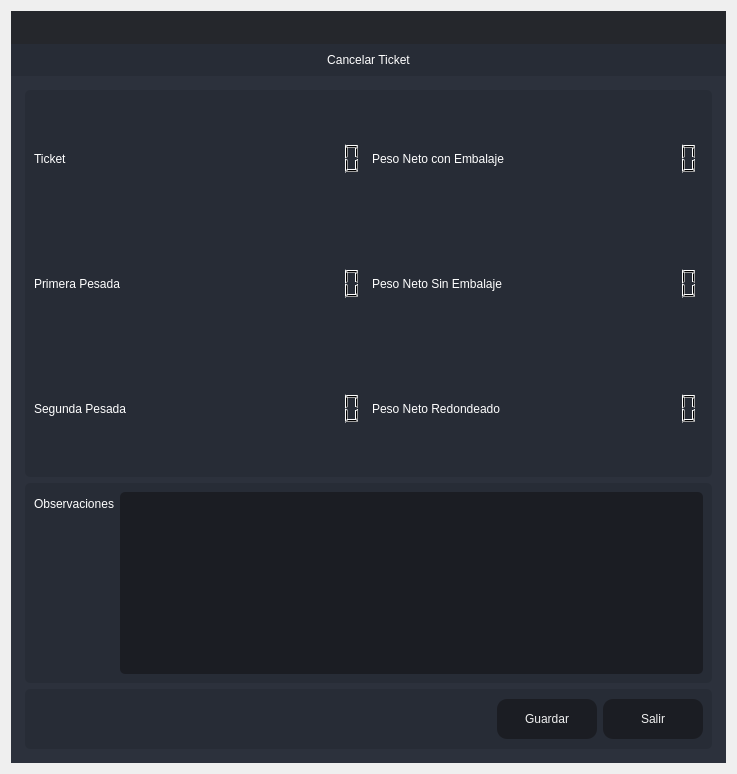
<?xml version="1.0" encoding="UTF-8"?>
<ui version="4.0">
 <class>Destare</class>
 <widget class="QDialog" name="Destare">
  <property name="windowModality">
   <enum>Qt::ApplicationModal</enum>
  </property>
  <property name="geometry">
   <rect>
    <x>0</x>
    <y>0</y>
    <width>737</width>
    <height>774</height>
   </rect>
  </property>
  <property name="minimumSize">
   <size>
    <width>737</width>
    <height>774</height>
   </size>
  </property>
  <property name="maximumSize">
   <size>
    <width>737</width>
    <height>774</height>
   </size>
  </property>
  <property name="windowTitle">
   <string>Cancelar Ticket</string>
  </property>
  <property name="windowIcon">
   <iconset resource="files.qrc">
    <normaloff>:/16x16/icons/16x16/logo.png</normaloff>:/16x16/icons/16x16/logo.png</iconset>
  </property>
  <layout class="QVBoxLayout" name="verticalLayout_6">
   <item>
    <widget class="QFrame" name="frame_main">
     <property name="styleSheet">
      <string notr="true">/* LINE EDIT */
QLineEdit {
	background-color: rgb(27, 29, 35);
	border-radius: 5px;
	border: 2px solid rgb(27, 29, 35);
	padding-left: 10px;
}
QLineEdit:hover {
	border: 2px solid rgb(64, 71, 88);
}
QLineEdit:focus {
	border: 2px solid rgb(91, 101, 124);
}

/* SCROLL BARS */
QScrollBar:horizontal {
    border: none;
    background: rgb(52, 59, 72);
    height: 14px;
    margin: 0px 21px 0 21px;
	border-radius: 0px;
}
QScrollBar::handle:horizontal {
    background: rgb(85, 170, 255);
    min-width: 25px;
	border-radius: 7px
}
QScrollBar::add-line:horizontal {
    border: none;
    background: rgb(55, 63, 77);
    width: 20px;
	border-top-right-radius: 7px;
    border-bottom-right-radius: 7px;
    subcontrol-position: right;
    subcontrol-origin: margin;
}
QScrollBar::sub-line:horizontal {
    border: none;
    background: rgb(55, 63, 77);
    width: 20px;
	border-top-left-radius: 7px;
    border-bottom-left-radius: 7px;
    subcontrol-position: left;
    subcontrol-origin: margin;
}
QScrollBar::up-arrow:horizontal, QScrollBar::down-arrow:horizontal
{
     background: none;
}
QScrollBar::add-page:horizontal, QScrollBar::sub-page:horizontal
{
     background: none;
}
 QScrollBar:vertical {
	border: none;
    background: rgb(52, 59, 72);
    width: 14px;
    margin: 21px 0 21px 0;
	border-radius: 0px;
 }
 QScrollBar::handle:vertical {	
	background: rgb(85, 170, 255);
    min-height: 25px;
	border-radius: 7px
 }
 QScrollBar::add-line:vertical {
     border: none;
    background: rgb(55, 63, 77);
     height: 20px;
	border-bottom-left-radius: 7px;
    border-bottom-right-radius: 7px;
     subcontrol-position: bottom;
     subcontrol-origin: margin;
 }
 QScrollBar::sub-line:vertical {
	border: none;
    background: rgb(55, 63, 77);
     height: 20px;
	border-top-left-radius: 7px;
    border-top-right-radius: 7px;
     subcontrol-position: top;
     subcontrol-origin: margin;
 }
 QScrollBar::up-arrow:vertical, QScrollBar::down-arrow:vertical {
     background: none;
 }

 QScrollBar::add-page:vertical, QScrollBar::sub-page:vertical {
     background: none;
 }

/* CHECKBOX */
QCheckBox::indicator {
    border: 3px solid rgb(52, 59, 72);
	width: 15px;
	height: 15px;
	border-radius: 10px;
    background: rgb(44, 49, 60);
}
QCheckBox::indicator:hover {
    border: 3px solid rgb(58, 66, 81);
}
QCheckBox::indicator:checked {
    background: 3px solid rgb(52, 59, 72);
	border: 3px solid rgb(52, 59, 72);	
	background-image: url(:/16x16/icons/16x16/cil-check-alt.png);
}

/* RADIO BUTTON */
QRadioButton::indicator {
    border: 3px solid rgb(52, 59, 72);
	width: 15px;
	height: 15px;
	border-radius: 10px;
    background: rgb(44, 49, 60);
}
QRadioButton::indicator:hover {
    border: 3px solid rgb(58, 66, 81);
}
QRadioButton::indicator:checked {
    background: 3px solid rgb(94, 106, 130);
	border: 3px solid rgb(52, 59, 72);	
}

/* COMBOBOX */
QComboBox{
	background-color: rgb(27, 29, 35);
	border-radius: 5px;
	border: 2px solid rgb(27, 29, 35);
	padding: 5px;
	padding-left: 10px;
}
QComboBox:hover{
	border: 2px solid rgb(64, 71, 88);
}
QComboBox::drop-down {
	subcontrol-origin: padding;
	subcontrol-position: top right;
	width: 25px; 
	border-left-width: 3px;
	border-left-color: rgba(39, 44, 54, 150);
	border-left-style: solid;
	border-top-right-radius: 3px;
	border-bottom-right-radius: 3px;	
	background-image: url(:/16x16/icons/16x16/cil-arrow-bottom.png);
	background-position: center;
	background-repeat: no-reperat;
 }
QComboBox QAbstractItemView {
	color: rgb(85, 170, 255);	
	background-color: rgb(27, 29, 35);
	padding: 10px;
	selection-background-color: rgb(39, 44, 54);
}

/* SLIDERS */
QSlider::groove:horizontal {
    border-radius: 9px;
    height: 18px;
	margin: 0px;
	background-color: rgb(52, 59, 72);
}
QSlider::groove:horizontal:hover {
	background-color: rgb(55, 62, 76);
}
QSlider::handle:horizontal {
    background-color: rgb(85, 170, 255);
    border: none;
    height: 18px;
    width: 18px;
    margin: 0px;
	border-radius: 9px;
}
QSlider::handle:horizontal:hover {
    background-color: rgb(105, 180, 255);
}
QSlider::handle:horizontal:pressed {
    background-color: rgb(65, 130, 195);
}

QSlider::groove:vertical {
    border-radius: 9px;
    width: 18px;
    margin: 0px;
	background-color: rgb(52, 59, 72);
}
QSlider::groove:vertical:hover {
	background-color: rgb(55, 62, 76);
}
QSlider::handle:vertical {
    background-color: rgb(85, 170, 255);
	border: none;
    height: 18px;
    width: 18px;
    margin: 0px;
	border-radius: 9px;
}
QSlider::handle:vertical:hover {
    background-color: rgb(105, 180, 255);
}
QSlider::handle:vertical:pressed {
    background-color: rgb(65, 130, 195);
}

</string>
     </property>
     <property name="frameShape">
      <enum>QFrame::NoFrame</enum>
     </property>
     <property name="frameShadow">
      <enum>QFrame::Raised</enum>
     </property>
     <layout class="QVBoxLayout" name="verticalLayout">
      <property name="spacing">
       <number>0</number>
      </property>
      <property name="leftMargin">
       <number>0</number>
      </property>
      <property name="topMargin">
       <number>0</number>
      </property>
      <property name="rightMargin">
       <number>0</number>
      </property>
      <property name="bottomMargin">
       <number>0</number>
      </property>
      <item>
       <widget class="QFrame" name="frame_top">
        <property name="minimumSize">
         <size>
          <width>0</width>
          <height>65</height>
         </size>
        </property>
        <property name="maximumSize">
         <size>
          <width>16777215</width>
          <height>65</height>
         </size>
        </property>
        <property name="styleSheet">
         <string notr="true">background-color: transparent;</string>
        </property>
        <property name="frameShape">
         <enum>QFrame::NoFrame</enum>
        </property>
        <property name="frameShadow">
         <enum>QFrame::Raised</enum>
        </property>
        <layout class="QHBoxLayout" name="horizontalLayout_3">
         <property name="spacing">
          <number>0</number>
         </property>
         <property name="leftMargin">
          <number>0</number>
         </property>
         <property name="topMargin">
          <number>0</number>
         </property>
         <property name="rightMargin">
          <number>0</number>
         </property>
         <property name="bottomMargin">
          <number>0</number>
         </property>
         <item>
          <widget class="QFrame" name="frame_toggle">
           <property name="maximumSize">
            <size>
             <width>70</width>
             <height>16777215</height>
            </size>
           </property>
           <property name="styleSheet">
            <string notr="true">background-color: rgb(27, 29, 35);</string>
           </property>
           <property name="frameShape">
            <enum>QFrame::NoFrame</enum>
           </property>
           <property name="frameShadow">
            <enum>QFrame::Raised</enum>
           </property>
           <layout class="QVBoxLayout" name="verticalLayout_3">
            <property name="spacing">
             <number>0</number>
            </property>
            <property name="leftMargin">
             <number>0</number>
            </property>
            <property name="topMargin">
             <number>0</number>
            </property>
            <property name="rightMargin">
             <number>0</number>
            </property>
            <property name="bottomMargin">
             <number>0</number>
            </property>
           </layout>
          </widget>
         </item>
         <item>
          <widget class="QFrame" name="frame_top_right">
           <property name="styleSheet">
            <string notr="true">background: transparent;</string>
           </property>
           <property name="frameShape">
            <enum>QFrame::NoFrame</enum>
           </property>
           <property name="frameShadow">
            <enum>QFrame::Raised</enum>
           </property>
           <layout class="QVBoxLayout" name="verticalLayout_2">
            <property name="spacing">
             <number>0</number>
            </property>
            <property name="leftMargin">
             <number>0</number>
            </property>
            <property name="topMargin">
             <number>0</number>
            </property>
            <property name="rightMargin">
             <number>0</number>
            </property>
            <property name="bottomMargin">
             <number>0</number>
            </property>
            <item>
             <widget class="QFrame" name="frame_top_btns">
              <property name="maximumSize">
               <size>
                <width>16777215</width>
                <height>42</height>
               </size>
              </property>
              <property name="styleSheet">
               <string notr="true">background-color: rgba(27, 29, 35, 200)</string>
              </property>
              <property name="frameShape">
               <enum>QFrame::NoFrame</enum>
              </property>
              <property name="frameShadow">
               <enum>QFrame::Raised</enum>
              </property>
              <layout class="QHBoxLayout" name="horizontalLayout_4">
               <property name="spacing">
                <number>0</number>
               </property>
               <property name="leftMargin">
                <number>0</number>
               </property>
               <property name="topMargin">
                <number>0</number>
               </property>
               <property name="rightMargin">
                <number>0</number>
               </property>
               <property name="bottomMargin">
                <number>0</number>
               </property>
               <item>
                <widget class="QFrame" name="frame_label_top_btns">
                 <property name="sizePolicy">
                  <sizepolicy hsizetype="Expanding" vsizetype="Preferred">
                   <horstretch>0</horstretch>
                   <verstretch>0</verstretch>
                  </sizepolicy>
                 </property>
                 <property name="frameShape">
                  <enum>QFrame::NoFrame</enum>
                 </property>
                 <property name="frameShadow">
                  <enum>QFrame::Raised</enum>
                 </property>
                 <layout class="QHBoxLayout" name="horizontalLayout_10">
                  <property name="spacing">
                   <number>0</number>
                  </property>
                  <property name="leftMargin">
                   <number>5</number>
                  </property>
                  <property name="topMargin">
                   <number>0</number>
                  </property>
                  <property name="rightMargin">
                   <number>10</number>
                  </property>
                  <property name="bottomMargin">
                   <number>0</number>
                  </property>
                 </layout>
                </widget>
               </item>
               <item alignment="Qt::AlignRight">
                <widget class="QFrame" name="frame_btns_right">
                 <property name="sizePolicy">
                  <sizepolicy hsizetype="Expanding" vsizetype="Preferred">
                   <horstretch>0</horstretch>
                   <verstretch>0</verstretch>
                  </sizepolicy>
                 </property>
                 <property name="maximumSize">
                  <size>
                   <width>120</width>
                   <height>16777215</height>
                  </size>
                 </property>
                 <property name="frameShape">
                  <enum>QFrame::NoFrame</enum>
                 </property>
                 <property name="frameShadow">
                  <enum>QFrame::Raised</enum>
                 </property>
                 <layout class="QHBoxLayout" name="horizontalLayout_5">
                  <property name="spacing">
                   <number>0</number>
                  </property>
                  <property name="leftMargin">
                   <number>0</number>
                  </property>
                  <property name="topMargin">
                   <number>0</number>
                  </property>
                  <property name="rightMargin">
                   <number>0</number>
                  </property>
                  <property name="bottomMargin">
                   <number>0</number>
                  </property>
                 </layout>
                </widget>
               </item>
              </layout>
             </widget>
            </item>
            <item>
             <widget class="QFrame" name="frame_top_info">
              <property name="maximumSize">
               <size>
                <width>16777215</width>
                <height>65</height>
               </size>
              </property>
              <property name="styleSheet">
               <string notr="true">background-color: rgb(39, 44, 54);</string>
              </property>
              <property name="frameShape">
               <enum>QFrame::NoFrame</enum>
              </property>
              <property name="frameShadow">
               <enum>QFrame::Raised</enum>
              </property>
              <layout class="QHBoxLayout" name="horizontalLayout_8">
               <property name="spacing">
                <number>0</number>
               </property>
               <property name="leftMargin">
                <number>10</number>
               </property>
               <property name="topMargin">
                <number>0</number>
               </property>
               <property name="rightMargin">
                <number>10</number>
               </property>
               <property name="bottomMargin">
                <number>0</number>
               </property>
               <item>
                <widget class="QLabel" name="label">
                 <property name="styleSheet">
                  <string notr="true">font: 75 16pt &quot;MS Shell Dlg 2&quot;;
color: rgb(255, 255, 255);</string>
                 </property>
                 <property name="text">
                  <string>Cancelar Ticket</string>
                 </property>
                 <property name="alignment">
                  <set>Qt::AlignCenter</set>
                 </property>
                </widget>
               </item>
              </layout>
             </widget>
            </item>
           </layout>
          </widget>
         </item>
        </layout>
       </widget>
      </item>
      <item>
       <widget class="QFrame" name="frame_center">
        <property name="sizePolicy">
         <sizepolicy hsizetype="Expanding" vsizetype="Expanding">
          <horstretch>0</horstretch>
          <verstretch>0</verstretch>
         </sizepolicy>
        </property>
        <property name="styleSheet">
         <string notr="true">background-color: rgb(40, 44, 52);</string>
        </property>
        <property name="frameShape">
         <enum>QFrame::NoFrame</enum>
        </property>
        <property name="frameShadow">
         <enum>QFrame::Raised</enum>
        </property>
        <layout class="QHBoxLayout" name="horizontalLayout_2">
         <property name="spacing">
          <number>0</number>
         </property>
         <property name="leftMargin">
          <number>0</number>
         </property>
         <property name="topMargin">
          <number>0</number>
         </property>
         <property name="rightMargin">
          <number>0</number>
         </property>
         <property name="bottomMargin">
          <number>0</number>
         </property>
         <item>
          <widget class="QFrame" name="frame_content_right">
           <property name="styleSheet">
            <string notr="true">background-color: rgb(44, 49, 60);</string>
           </property>
           <property name="frameShape">
            <enum>QFrame::NoFrame</enum>
           </property>
           <property name="frameShadow">
            <enum>QFrame::Raised</enum>
           </property>
           <layout class="QVBoxLayout" name="verticalLayout_4">
            <property name="spacing">
             <number>0</number>
            </property>
            <property name="leftMargin">
             <number>0</number>
            </property>
            <property name="topMargin">
             <number>0</number>
            </property>
            <property name="rightMargin">
             <number>0</number>
            </property>
            <property name="bottomMargin">
             <number>0</number>
            </property>
            <item>
             <widget class="QFrame" name="frame_content">
              <property name="frameShape">
               <enum>QFrame::NoFrame</enum>
              </property>
              <property name="frameShadow">
               <enum>QFrame::Raised</enum>
              </property>
              <layout class="QVBoxLayout" name="verticalLayout_9">
               <property name="spacing">
                <number>0</number>
               </property>
               <property name="leftMargin">
                <number>5</number>
               </property>
               <property name="topMargin">
                <number>5</number>
               </property>
               <property name="rightMargin">
                <number>5</number>
               </property>
               <property name="bottomMargin">
                <number>5</number>
               </property>
               <item>
                <widget class="QStackedWidget" name="stackedWidget">
                 <property name="styleSheet">
                  <string notr="true">background: transparent;</string>
                 </property>
                 <property name="currentIndex">
                  <number>0</number>
                 </property>
                 <widget class="QWidget" name="page_home">
                  <layout class="QVBoxLayout" name="verticalLayout_10">
                   <item>
                    <widget class="QFrame" name="frame">
                     <property name="minimumSize">
                      <size>
                       <width>0</width>
                       <height>0</height>
                      </size>
                     </property>
                     <property name="maximumSize">
                      <size>
                       <width>16777215</width>
                       <height>16777215</height>
                      </size>
                     </property>
                     <property name="styleSheet">
                      <string notr="true">background-color: rgb(39, 44, 54);
border-radius: 5px;</string>
                     </property>
                     <property name="frameShape">
                      <enum>QFrame::StyledPanel</enum>
                     </property>
                     <property name="frameShadow">
                      <enum>QFrame::Raised</enum>
                     </property>
                     <layout class="QHBoxLayout" name="horizontalLayout_6">
                      <item>
                       <layout class="QGridLayout" name="gridLayout_2">
                        <item row="1" column="2">
                         <widget class="QLabel" name="label_5">
                          <property name="styleSheet">
                           <string notr="true">color: rgb(255, 255, 255);</string>
                          </property>
                          <property name="text">
                           <string>Peso Neto Sin Embalaje</string>
                          </property>
                         </widget>
                        </item>
                        <item row="1" column="1">
                         <widget class="QLCDNumber" name="lcdNumber_3">
                          <property name="digitCount">
                           <number>10</number>
                          </property>
                         </widget>
                        </item>
                        <item row="1" column="3">
                         <widget class="QLCDNumber" name="lcdNumber_4">
                          <property name="digitCount">
                           <number>10</number>
                          </property>
                         </widget>
                        </item>
                        <item row="0" column="3">
                         <widget class="QLCDNumber" name="lcdNumber_1">
                          <property name="digitCount">
                           <number>10</number>
                          </property>
                         </widget>
                        </item>
                        <item row="2" column="3">
                         <widget class="QLCDNumber" name="lcdNumber_6">
                          <property name="digitCount">
                           <number>10</number>
                          </property>
                         </widget>
                        </item>
                        <item row="0" column="0">
                         <widget class="QLabel" name="label_2">
                          <property name="styleSheet">
                           <string notr="true">color: rgb(255, 255, 255);</string>
                          </property>
                          <property name="text">
                           <string>Ticket</string>
                          </property>
                         </widget>
                        </item>
                        <item row="1" column="0">
                         <widget class="QLabel" name="label_4">
                          <property name="styleSheet">
                           <string notr="true">color: rgb(255, 255, 255);</string>
                          </property>
                          <property name="text">
                           <string>Primera Pesada</string>
                          </property>
                         </widget>
                        </item>
                        <item row="0" column="1">
                         <widget class="QLCDNumber" name="lcdNumber_9">
                          <property name="digitCount">
                           <number>10</number>
                          </property>
                         </widget>
                        </item>
                        <item row="2" column="0">
                         <widget class="QLabel" name="label_6">
                          <property name="styleSheet">
                           <string notr="true">color: rgb(255, 255, 255);</string>
                          </property>
                          <property name="text">
                           <string>Segunda Pesada</string>
                          </property>
                         </widget>
                        </item>
                        <item row="0" column="2">
                         <widget class="QLabel" name="label_3">
                          <property name="styleSheet">
                           <string notr="true">color: rgb(255, 255, 255);</string>
                          </property>
                          <property name="text">
                           <string>Peso Neto con Embalaje</string>
                          </property>
                         </widget>
                        </item>
                        <item row="2" column="2">
                         <widget class="QLabel" name="label_7">
                          <property name="styleSheet">
                           <string notr="true">color: rgb(255, 255, 255);</string>
                          </property>
                          <property name="text">
                           <string>Peso Neto Redondeado</string>
                          </property>
                         </widget>
                        </item>
                        <item row="2" column="1">
                         <widget class="QLCDNumber" name="lcdNumber_7">
                          <property name="digitCount">
                           <number>10</number>
                          </property>
                         </widget>
                        </item>
                       </layout>
                      </item>
                     </layout>
                    </widget>
                   </item>
                   <item>
                    <widget class="QFrame" name="frame_3">
                     <property name="minimumSize">
                      <size>
                       <width>0</width>
                       <height>200</height>
                      </size>
                     </property>
                     <property name="maximumSize">
                      <size>
                       <width>16777215</width>
                       <height>200</height>
                      </size>
                     </property>
                     <property name="styleSheet">
                      <string notr="true">background-color: rgb(39, 44, 54);
border-radius: 5px;</string>
                     </property>
                     <property name="frameShape">
                      <enum>QFrame::StyledPanel</enum>
                     </property>
                     <property name="frameShadow">
                      <enum>QFrame::Raised</enum>
                     </property>
                     <layout class="QVBoxLayout" name="verticalLayout_5">
                      <item>
                       <layout class="QFormLayout" name="formLayout">
                        <item row="0" column="0">
                         <widget class="QLabel" name="label_23">
                          <property name="styleSheet">
                           <string notr="true">color: rgb(255, 255, 255);</string>
                          </property>
                          <property name="text">
                           <string>Observaciones</string>
                          </property>
                         </widget>
                        </item>
                        <item row="0" column="1">
                         <widget class="QPlainTextEdit" name="ObservacionesCancelar">
                          <property name="styleSheet">
                           <string notr="true">QPlainTextEdit {
	background-color: rgb(27, 29, 35);
	border-radius: 5px;
	padding: 10px;
    color: rgb(255, 255, 255);
}
QPlainTextEdit:hover {
	border: 2px solid rgb(64, 71, 88);
}
QPlainTextEdit:focus {
	border: 2px solid rgb(91, 101, 124);
}</string>
                          </property>
                         </widget>
                        </item>
                       </layout>
                      </item>
                     </layout>
                    </widget>
                   </item>
                   <item>
                    <widget class="QFrame" name="frame_2">
                     <property name="minimumSize">
                      <size>
                       <width>0</width>
                       <height>60</height>
                      </size>
                     </property>
                     <property name="maximumSize">
                      <size>
                       <width>16777215</width>
                       <height>60</height>
                      </size>
                     </property>
                     <property name="styleSheet">
                      <string notr="true">background-color: rgb(39, 44, 54);
border-radius: 5px;</string>
                     </property>
                     <property name="frameShape">
                      <enum>QFrame::StyledPanel</enum>
                     </property>
                     <property name="frameShadow">
                      <enum>QFrame::Raised</enum>
                     </property>
                     <layout class="QHBoxLayout" name="horizontalLayout_9">
                      <item>
                       <layout class="QGridLayout" name="gridLayout">
                        <item row="0" column="0">
                         <spacer name="horizontalSpacer">
                          <property name="orientation">
                           <enum>Qt::Horizontal</enum>
                          </property>
                          <property name="sizeHint" stdset="0">
                           <size>
                            <width>40</width>
                            <height>20</height>
                           </size>
                          </property>
                         </spacer>
                        </item>
                        <item row="0" column="1">
                         <widget class="QPushButton" name="btn_guardar">
                          <property name="minimumSize">
                           <size>
                            <width>100</width>
                            <height>40</height>
                           </size>
                          </property>
                          <property name="styleSheet">
                           <string notr="true">QPushButton {
	border-color: rgb(27, 29, 35);
	font: 75 10pt &quot;MS Shell Dlg 2&quot;;
	color: rgb(240, 240, 240);
	background-color: rgb(27, 29, 35);
	border: 0px solid;
	border-radius: 10px;	
}
QPushButton:hover {
	background-color:rgb(44, 49, 60);
	border-color: rgb(27, 29, 35);
	border: 2px solid;
}</string>
                          </property>
                          <property name="text">
                           <string>Guardar</string>
                          </property>
                         </widget>
                        </item>
                        <item row="0" column="2">
                         <widget class="QPushButton" name="btnr">
                          <property name="minimumSize">
                           <size>
                            <width>100</width>
                            <height>40</height>
                           </size>
                          </property>
                          <property name="styleSheet">
                           <string notr="true">QPushButton {
	border-color: rgb(27, 29, 35);
	font: 75 10pt &quot;MS Shell Dlg 2&quot;;
	color: rgb(240, 240, 240);
	background-color: rgb(27, 29, 35);
	border: 0px solid;
	border-radius: 10px;	
}
QPushButton:hover {
	background-color:rgb(44, 49, 60);
	border-color: rgb(27, 29, 35);
	border: 2px solid;
}</string>
                          </property>
                          <property name="text">
                           <string>Salir</string>
                          </property>
                         </widget>
                        </item>
                       </layout>
                      </item>
                     </layout>
                    </widget>
                   </item>
                  </layout>
                 </widget>
                </widget>
               </item>
              </layout>
             </widget>
            </item>
           </layout>
          </widget>
         </item>
        </layout>
       </widget>
      </item>
     </layout>
    </widget>
   </item>
  </layout>
 </widget>
 <resources>
  <include location="files.qrc"/>
 </resources>
 <connections/>
</ui>
